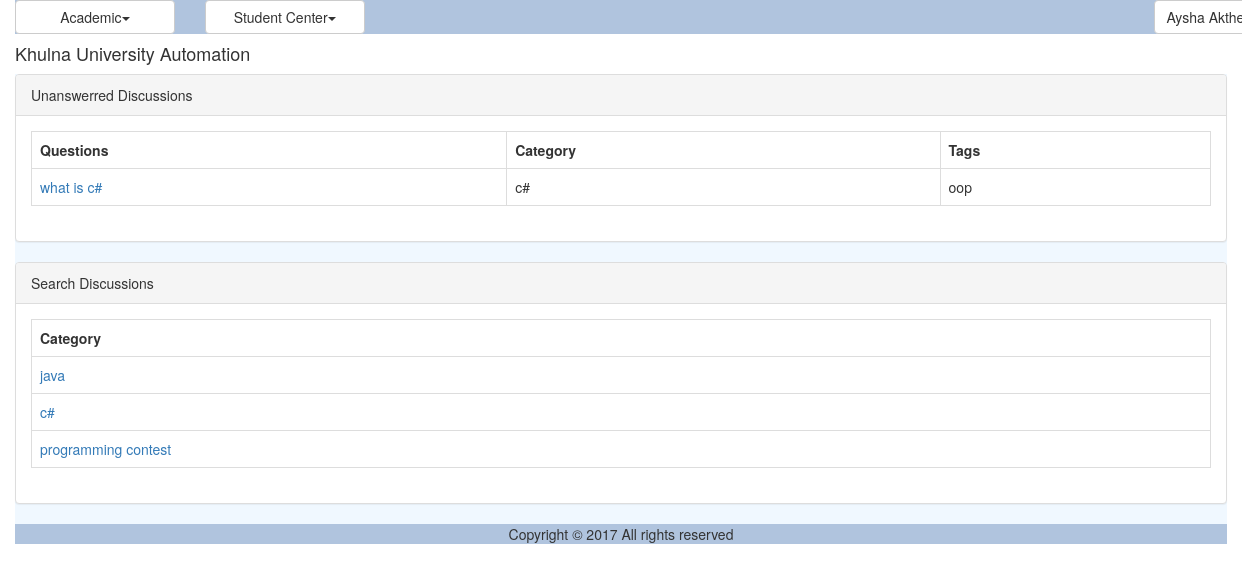
The page /discussion_unanswered.php (signed in) on the database its author committed.
### tables this page shows
CREATE TABLE `dms_discussion` (
  `ID` varchar(40) NOT NULL,
  `Title` varchar(150) NOT NULL,
  `CategoryID` varchar(40) NOT NULL,
  `Description` varchar(300) NOT NULL,
  `Tag` varchar(200) NOT NULL,
  `CreationDate` datetime NOT NULL,
  `CreatorID` varchar(40) NOT NULL
);

CREATE TABLE `dms_discussion_category` (
  `ID` varchar(40) NOT NULL,
  `Name` varchar(40) NOT NULL
);

### util/class.util.inc (called while the page is built, shortened)
<?php
class ConfigUtil implements I_DBConfig, I_LogConfig, I_LanguageConfig{
	public static $s_instance;
	private $_host;
	private $_username;
	private $_password;
	private $_database;
	public static function getInstance() {
		if(!self::$s_instance) {
			self::$s_instance = new self();
		}
		return self::$s_instance;
	}
	private function readConfig(){
		$this->_ini_array = parse_ini_file(CONFIG.'system.ini');
		$this->_host =	$this->_ini_array['db_host'];
		$this->_username = $this->_ini_array['db_username'];
		$this->_password = $this->_ini_array['db_password'];
		$this->_database = $this->_ini_array['db_database'];
	}
	public function getDBHost(){
		return $this->_host;
	}
	public function getDBUserName(){
		return $this->_username;
	}
	public function getDBPassword(){
		return $this->_password;
	}
	public function getDBName(){
		return $this->_database;
	}
}
class DBUtil implements I_DBUtil {
	private static $s_instance;
	private $_host;
	private $_username;
	private $_password;
	private $_database;
	protected $_connection;
	protected $_result;
	public static function getInstance() {
		if(!self::$s_instance) {
			self::$s_instance = new self();
		}
		return self::$s_instance;
	}
	private function readDBConfig(){
		$_config = ConfigUtil::getInstance();
		$this->_host = $_config->getDBHost();
		$this->_username = $_config->getDBUserName();
		$this->_password = $_config->getDBPassword();
		$this->_database = $_config->getDBName();
	}
	private function setConnection(){
		$this->_connection = new mysqli($this->_host, $this->_username,
			$this->_password, $this->_database);
	}
	public function doQuery($sql) {
		$this->_result = $this->_connection->query($sql) or die(mysqli_error($this->_connection));
		return $this->_result;
	}
	public function getNumRows() {
		$this->_numRows = mysqli_num_rows($this->_result);
		return $this->_numRows;
	}
	public function getAllRows() {
		$rows = array();
		for($x = 0; $x < $this->getNumRows(); $x++) {
			$rows[] = mysqli_fetch_assoc($this->_result);
		}
		return $rows;
	}
	public function getTopRow() {
		return $this->_result->fetch_array();
	}
}
class LogUtil{
	private static $s_instance;
	public static function getInstance(){
		if(!self::$s_instance) {
			self::$s_instance = new self();
		}
		return self::$s_instance;
	}
}
class LangUtil{
	private static $s_instance;
	public static function getInstance() {
		if(!self::$s_instance) {
			self::$s_instance = new self();
		}
		return self::$s_instance;
	}
}
?>

### modules/forum/ui/blade/view.unanswered.blade.inc (called while the page is built, shortened)
<?php
include_once UTILITY.'class.util.inc';
include_once MODULES_FORUM.'bao/class.unansweredbao.inc';
$_UnansweredBAO = new UnansweredBAO();
?>

### modules/forum/bao/class.unansweredbao.inc (called while the page is built, shortened)
<?php
include_once UTILITY.'class.util.inc';
include_once MODULES_FORUM.'dao/class.unanswereddao.inc';
Class UnansweredBAO{
	private $_UnansweredDAO;
	public function __construct(){
		$this->_UnansweredDAO = new UnansweredDAO();
	}
	public function getAllDiscussions(){
		$Result = $this->_UnansweredDAO->getAllDiscussions();
		return $Result;
	}
	public function getAllDiscussionCategorys(){
		$Result = $this->_UnansweredDAO->getAllDiscussionCategorys();
		return $Result;
	}
	public function getNameFromCatagoryID($Discussion){
		$Result = $this->_UnansweredDAO->getNameFromCatagoryID($Discussion);
		return $Result;
	}
}
?>

### modules/forum/dao/class.unanswereddao.inc (called while the page is built, shortened)
<?php
include_once COMMON.'class.common.inc';
include_once COMMON.'class.common.forum.inc';
include_once UTILITY.'class.util.inc';
Class UnansweredDAO{
	private $_DB;
	public function __construct(){
		$this->_DB = DBUtil::getInstance();
	}
	public function getAllDiscussions(){
		$DiscussionList = array();
		$this->_DB->doQuery("SELECT * FROM dms_discussion WHERE ID NOT IN (SELECT DiscussionID FROM dms_discussion_comment)");
		$rows = $this->_DB->getAllRows();
		for($i = 0; $i < sizeof($rows); $i++) {
			$row = $rows[$i];
			$this->_Discussion = new Discussion();
		    $this->_Discussion->setID ( $row['ID']);
		    $this->_Discussion->setName( $row['Title'] );
		    $this->_Discussion->setCategory( $row['CategoryID'] );
		    $this->_Discussion->setDescription( $row['Description'] );
		    $this->_Discussion->setTag( $row['Tag'] );
		    $this->_Discussion->setCreationDate( $row['CreationDate'] );
		    $this->_Discussion->setCreator( $row['CreatorID'] );
		    $DiscussionList[]=$this->_Discussion;
		}
		$Result = new Result();
		$Result->setIsSuccess(1);
		$Result->setResultObject($DiscussionList);
		return $Result;
	}
	public function getAllDiscussionCategorys(){
		$DiscussionCategoryList = array();
		$this->_DB->doQuery("SELECT * FROM dms_discussion_category");
		$rows = $this->_DB->getAllRows();
		for($i = 0; $i < sizeof($rows); $i++) {
			$row = $rows[$i];
			$this->_DiscussionCategory = new DiscussionCategory();
		    $this->_DiscussionCategory->setID ( $row['ID']);
		    $this->_DiscussionCategory->setName( $row['Name'] );
		    $DiscussionCategoryList[]=$this->_DiscussionCategory;
		}
		$Result = new Result();
		$Result->setIsSuccess(1);
		$Result->setResultObject($DiscussionCategoryList);
		return $Result;
	}
	public function getNameFromCatagoryID($CatagoryID){
		$SQL = "SELECT * FROM dms_discussion_category
				WHERE ID='".$CatagoryID."'";
		$SQL = $this->_DB->doQuery($SQL);
		$row = $this->_DB->getTopRow();
		$this->_DiscussionCategory = new DiscussionCategory();
		$this->_DiscussionCategory->setID ( $row['ID']);
		$this->_DiscussionCategory->setName( $row['Name'] );
	 	$Result = new Result();
		$Result->setIsSuccess(1);
		$Result->setResultObject($this->_DiscussionCategory);
		return $Result;
	}
}
?>

### common/class.common.inc (called while the page is built, shortened)
<?php
class Result{
    private $_IsSuccess=0;
    private $_ResultObject;
    public function setIsSuccess($IsSuccess){
        $this->_IsSuccess = $IsSuccess;
    }
    public function getIsSuccess(){
        return $this->_IsSuccess;
    }
    public function setResultObject($ResultObject){
        $this->_ResultObject = $ResultObject;
    }
    public function getResultObject(){
        return $this->_ResultObject;
    }
}
?>

### common/class.common.forum.inc (called while the page is built, shortened)
<?php
class DiscussionCategory{
    private $_ID;
    private $_name;
    public function setID ( $ID ) {
        $this->_ID = $ID;
    }
    public function getID () {
        return $this->_ID;
    }
    public function setName ($Name){
        $this->_name = $Name;
    }
    public function getName(){
        return $this->_name;
    }
}
class Discussion{
    private $_ID;
    private $_Name;
    private $_Category;
    private $_Tag;
    public function setID ( $ID ) {
        $this->_ID = $ID;
    }
    public function getID () {
        return $this->_ID;
    }
    public function setName ( $Name ) {
        $this->_Name = $Name;
    }
    public function getName () {
        return $this->_Name;
    }
    public function setCategory ( $Category ) {
        $this->_Category = $Category;
    }
    public function getCategory () {
        return $this->_Category;
    }
    public function setTag( $Tag ) {
        $this->_Tag = $Tag;
    }
    public function getTag() {
        return $this->_Tag;
    }
}
?>

### modules/forum/ui/view.unanswered.inc (the view)
<?php
include_once 'blade/view.unanswered.blade.inc';
include_once COMMON.'class.common.inc';
?>
<div class="panel panel-default">
    <div class="panel-heading">Unanswerred Discussions</div>
    <div class="panel-body">
	<table class="table table-bordered">
	<?php
	$Result = $_UnansweredBAO->getAllDiscussions();
	if($Result->getIsSuccess()){
		$DiscussionList = $Result->getResultObject();
	?>
		<tr>
			<th>Questions</th>
			<th>Category</th>
			<th>Tags</th>
		</tr>
		<?php
		for($i = 0; $i < sizeof($DiscussionList); $i++) {
			$Discussion = $DiscussionList[$i];
			?>
		    <tr>
		    <td><a href="discussion_comment.php?view=<?php echo $Discussion->getID(); ?>" onclick="return ; " >
		    <?php echo $Discussion->getName(); ?></a></td>
			    <td><?php $id = $Discussion->getCategory();
			    	$Result2 = $_UnansweredBAO->getNameFromCatagoryID($id);
			    	if ($Result2->getIsSuccess()) {
			    		$DiscussionCategory = $Result2->getResultObject();
			    		echo $DiscussionCategory->getName();
			    	}
			    	 ?></td>
			    <td><?php echo $Discussion->getTag(); ?></td>
		    </tr>
	    <?php
		}
	}
	else{
		echo $Result->getResultObject();
	}
	?>
	</table>
	</div>
</div>
<div class="panel panel-default">
    <div class="panel-heading">Search Discussions</div>
    <div class="panel-body">
		<table class="table table-bordered">
			<tr><th>Category</th></tr>
			<tr><?php
				$Result = $_UnansweredBAO->getAllDiscussionCategorys();
				if($Result->getIsSuccess())
				{
					$DiscussionCategorys = $Result->getResultObject();
			        for ($i=0; $i < sizeof($DiscussionCategorys); $i++)
					{
						$DiscussionCategory = $DiscussionCategorys[$i];?>
						<tr><td><a href="search_discussion.php?Category=<?php echo $DiscussionCategory->getID(); ?>" onclick="return; "> <?php echo $DiscussionCategory->getName() ?> </a></td></tr>
					<?php
					}
				}
				?>
			</tr>
		</table>
	</div>
</div>

### resources/css/style.css (style rules this page uses)
table,td { border:solid #e9e9e9 1px; }

### rows shown on the page
dms_discussion: Title "what is c#", dms_discussion_category.Name "c#", Tag "oop"
dms_discussion_category: Name "java"
dms_discussion_category: Name "c#"
dms_discussion_category: Name "programming contest"

### other values the page prints
$globalMenu[$i]->getTitle() "Academic Student Center"
$CurrentUser->getFullName() "Aysha…"
